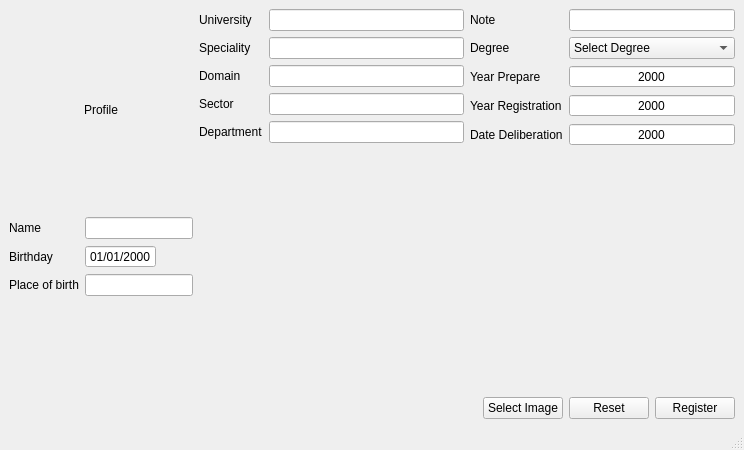
<?xml version="1.0" encoding="UTF-8"?>
<ui version="4.0">
 <class>StudentRegisterInfo</class>
 <widget class="QMainWindow" name="StudentRegisterInfo">
  <property name="geometry">
   <rect>
    <x>0</x>
    <y>0</y>
    <width>744</width>
    <height>450</height>
   </rect>
  </property>
  <property name="windowTitle">
   <string>MainWindow</string>
  </property>
  <widget class="QWidget" name="centralwidget">
   <layout class="QHBoxLayout" name="horizontalLayout_3" stretch="0,1">
    <item>
     <layout class="QVBoxLayout" name="verticalLayout">
      <item>
       <widget class="QLabel" name="student_picture">
        <property name="text">
         <string>Profile</string>
        </property>
        <property name="alignment">
         <set>Qt::AlignmentFlag::AlignCenter</set>
        </property>
       </widget>
      </item>
      <item>
       <layout class="QFormLayout" name="formLayout_3">
        <property name="fieldGrowthPolicy">
         <enum>QFormLayout::FieldGrowthPolicy::ExpandingFieldsGrow</enum>
        </property>
        <property name="rowWrapPolicy">
         <enum>QFormLayout::RowWrapPolicy::DontWrapRows</enum>
        </property>
        <property name="labelAlignment">
         <set>Qt::AlignmentFlag::AlignLeading|Qt::AlignmentFlag::AlignLeft|Qt::AlignmentFlag::AlignVCenter</set>
        </property>
        <item row="0" column="0">
         <widget class="QLabel" name="label_2">
          <property name="text">
           <string>Name</string>
          </property>
         </widget>
        </item>
        <item row="0" column="1">
         <widget class="QLineEdit" name="name_input">
          <property name="text">
           <string/>
          </property>
         </widget>
        </item>
        <item row="1" column="0">
         <widget class="QLabel" name="label_3">
          <property name="text">
           <string>Birthday</string>
          </property>
         </widget>
        </item>
        <item row="1" column="1">
         <widget class="QDateEdit" name="birthday_input">
          <property name="buttonSymbols">
           <enum>QAbstractSpinBox::ButtonSymbols::NoButtons</enum>
          </property>
          <property name="displayFormat">
           <string>dd/MM/yyyy</string>
          </property>
         </widget>
        </item>
        <item row="2" column="0">
         <widget class="QLabel" name="label_4">
          <property name="text">
           <string>Place of birth</string>
          </property>
         </widget>
        </item>
        <item row="2" column="1">
         <widget class="QLineEdit" name="birth_place_input">
          <property name="text">
           <string/>
          </property>
         </widget>
        </item>
       </layout>
      </item>
     </layout>
    </item>
    <item>
     <layout class="QVBoxLayout" name="verticalLayout_2">
      <item>
       <layout class="QHBoxLayout" name="horizontalLayout_2">
        <item>
         <layout class="QFormLayout" name="formLayout">
          <property name="labelAlignment">
           <set>Qt::AlignmentFlag::AlignLeading|Qt::AlignmentFlag::AlignLeft|Qt::AlignmentFlag::AlignVCenter</set>
          </property>
          <item row="0" column="0">
           <widget class="QLabel" name="label_6">
            <property name="text">
             <string>University</string>
            </property>
           </widget>
          </item>
          <item row="0" column="1">
           <widget class="QLineEdit" name="university_input">
            <property name="text">
             <string/>
            </property>
           </widget>
          </item>
          <item row="1" column="0">
           <widget class="QLabel" name="label_5">
            <property name="text">
             <string>Speciality</string>
            </property>
           </widget>
          </item>
          <item row="1" column="1">
           <widget class="QLineEdit" name="speciality_input">
            <property name="text">
             <string/>
            </property>
           </widget>
          </item>
          <item row="2" column="0">
           <widget class="QLabel" name="label_7">
            <property name="text">
             <string>Domain</string>
            </property>
           </widget>
          </item>
          <item row="2" column="1">
           <widget class="QLineEdit" name="domain_input">
            <property name="text">
             <string/>
            </property>
           </widget>
          </item>
          <item row="3" column="0">
           <widget class="QLabel" name="label_8">
            <property name="text">
             <string>Sector</string>
            </property>
           </widget>
          </item>
          <item row="3" column="1">
           <widget class="QLineEdit" name="sector_input">
            <property name="text">
             <string/>
            </property>
           </widget>
          </item>
          <item row="4" column="0">
           <widget class="QLabel" name="label_9">
            <property name="text">
             <string>Department</string>
            </property>
           </widget>
          </item>
          <item row="4" column="1">
           <widget class="QLineEdit" name="departement_input">
            <property name="text">
             <string/>
            </property>
           </widget>
          </item>
         </layout>
        </item>
        <item>
         <layout class="QFormLayout" name="formLayout_2">
          <property name="labelAlignment">
           <set>Qt::AlignmentFlag::AlignLeading|Qt::AlignmentFlag::AlignLeft|Qt::AlignmentFlag::AlignVCenter</set>
          </property>
          <item row="1" column="0">
           <widget class="QLabel" name="label_10">
            <property name="text">
             <string>Degree</string>
            </property>
           </widget>
          </item>
          <item row="3" column="0">
           <widget class="QLabel" name="label_11">
            <property name="text">
             <string>Year Prepare</string>
            </property>
           </widget>
          </item>
          <item row="4" column="0">
           <widget class="QLabel" name="label_12">
            <property name="text">
             <string>Year Registration</string>
            </property>
           </widget>
          </item>
          <item row="5" column="0">
           <widget class="QLabel" name="label_13">
            <property name="text">
             <string>Date Deliberation</string>
            </property>
           </widget>
          </item>
          <item row="4" column="1">
           <widget class="QSpinBox" name="registration_year_spinbox">
            <property name="wrapping">
             <bool>false</bool>
            </property>
            <property name="alignment">
             <set>Qt::AlignmentFlag::AlignCenter</set>
            </property>
            <property name="buttonSymbols">
             <enum>QAbstractSpinBox::ButtonSymbols::NoButtons</enum>
            </property>
            <property name="accelerated">
             <bool>true</bool>
            </property>
            <property name="showGroupSeparator" stdset="0">
             <bool>false</bool>
            </property>
            <property name="minimum">
             <number>1600</number>
            </property>
            <property name="maximum">
             <number>2500</number>
            </property>
            <property name="stepType">
             <enum>QAbstractSpinBox::StepType::DefaultStepType</enum>
            </property>
            <property name="value">
             <number>2000</number>
            </property>
           </widget>
          </item>
          <item row="3" column="1">
           <widget class="QSpinBox" name="preparation_year_spinbox">
            <property name="frame">
             <bool>true</bool>
            </property>
            <property name="alignment">
             <set>Qt::AlignmentFlag::AlignCenter</set>
            </property>
            <property name="buttonSymbols">
             <enum>QAbstractSpinBox::ButtonSymbols::NoButtons</enum>
            </property>
            <property name="minimum">
             <number>1600</number>
            </property>
            <property name="maximum">
             <number>2500</number>
            </property>
            <property name="value">
             <number>2000</number>
            </property>
           </widget>
          </item>
          <item row="5" column="1">
           <widget class="QSpinBox" name="delibration_year_spinbox">
            <property name="alignment">
             <set>Qt::AlignmentFlag::AlignCenter</set>
            </property>
            <property name="buttonSymbols">
             <enum>QAbstractSpinBox::ButtonSymbols::NoButtons</enum>
            </property>
            <property name="minimum">
             <number>1600</number>
            </property>
            <property name="maximum">
             <number>2500</number>
            </property>
            <property name="value">
             <number>2000</number>
            </property>
           </widget>
          </item>
          <item row="1" column="1">
           <widget class="QComboBox" name="degree_combobox">
            <property name="editable">
             <bool>false</bool>
            </property>
            <item>
             <property name="text">
              <string>Select Degree</string>
             </property>
            </item>
            <item>
             <property name="text">
              <string>Bachelor</string>
             </property>
            </item>
            <item>
             <property name="text">
              <string>Master</string>
             </property>
            </item>
           </widget>
          </item>
          <item row="0" column="0">
           <widget class="QLabel" name="label_14">
            <property name="text">
             <string>Note</string>
            </property>
           </widget>
          </item>
          <item row="0" column="1">
           <widget class="QLineEdit" name="note_input">
            <property name="text">
             <string/>
            </property>
           </widget>
          </item>
         </layout>
        </item>
       </layout>
      </item>
      <item>
       <spacer name="verticalSpacer">
        <property name="orientation">
         <enum>Qt::Orientation::Vertical</enum>
        </property>
        <property name="sizeHint" stdset="0">
         <size>
          <width>20</width>
          <height>40</height>
         </size>
        </property>
       </spacer>
      </item>
      <item>
       <layout class="QHBoxLayout" name="horizontalLayout">
        <item>
         <spacer name="horizontalSpacer">
          <property name="orientation">
           <enum>Qt::Orientation::Horizontal</enum>
          </property>
          <property name="sizeHint" stdset="0">
           <size>
            <width>40</width>
            <height>20</height>
           </size>
          </property>
         </spacer>
        </item>
        <item>
         <widget class="QPushButton" name="select_picture_button">
          <property name="text">
           <string>Select Image</string>
          </property>
         </widget>
        </item>
        <item>
         <widget class="QPushButton" name="reset_button">
          <property name="text">
           <string>Reset</string>
          </property>
         </widget>
        </item>
        <item>
         <widget class="QPushButton" name="register_button">
          <property name="text">
           <string>Register</string>
          </property>
         </widget>
        </item>
       </layout>
      </item>
     </layout>
    </item>
   </layout>
  </widget>
  <widget class="QStatusBar" name="statusbar"/>
 </widget>
 <resources/>
 <connections/>
</ui>
